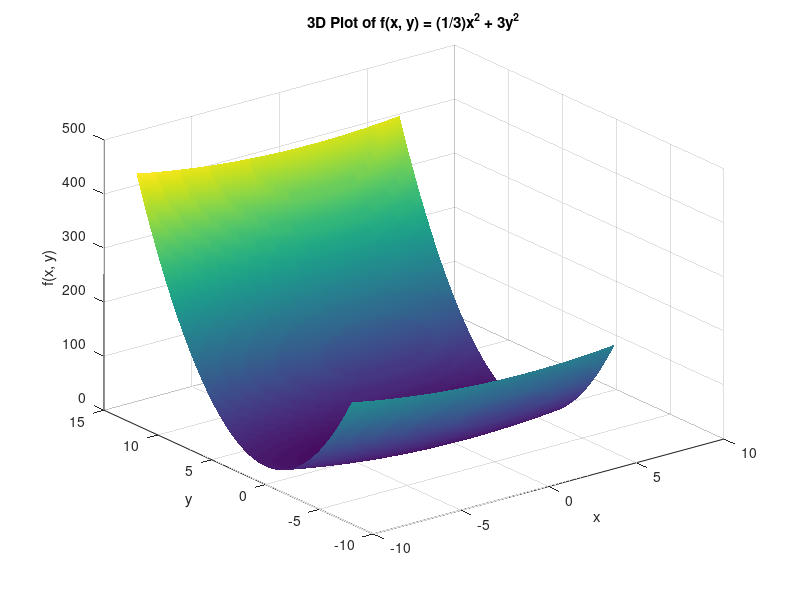

Write the MATLAB code that produced this figure. (Note: this script raises an error after producing the figure.)
f = @(x, y) (1/3)*x.^2 + 3*y.^2;
grad_f = @(x, y) [(2*x)/3; ...
                  6*y];


function [proj] = projection(a, b, x)
    if x<=a
        proj = a; % lower bound 
    elseif x>=b
        proj = b; % upper bound
    else
        proj = x; % no need for projection
    end
end

function [x_vals, y_vals, f_values] = gradient_descent_projection(f, grad_f, x0, max_iter, epsilon, gamma, s)

    x = x0;
    x_vals = x(1, 1);
    y_vals = x(1,2);
    f_values = [f(x(1), x(2))];
    


    for k = 1:max_iter

        % Υπολογισμός της κλίσης
        grad = grad_f(x(1), x(2));  
        
        if norm(grad) < epsilon      
            fprintf("Exit because of norm");
            break;
        end
        
        
        

        % Προβολή στο εφικτό σύνολο
        x_valid = [projection(-10, 5, x(1)-s*grad(1)), projection(-8, 12, x(2)-s*grad(2))];
        
       

        % Ενημέρωση σημείου
        x = x + gamma * (x_valid - x);

        x_vals = [x_vals, x(1)];
        y_vals = [y_vals, x(2)];
        f_values = [f_values, f(x(1), x(2))];

        
        fprintf('Point [%d %d]\n', x(1), x(2));
        fprintf('Funtion value %d\n', f(x(1), x(2)));
        fprintf('Grad norm %d\n', norm(grad));
        fprintf('\n');
        
    
    end

end



x0 = {[5,-5], [-5, 10], [8, -10]};
disp(x0);
disp(x0(1))
%%
tol = 0.01;
max_iter = 1500;
s = 15;
gamma_values = [0.5, 0.1, 0.2];
s_values = [5, 10/6, 0.1];


for i = 1:length(gamma_values)
    [x_vals, y_vals, f_values] = gradient_descent_projection(f, grad_f, x0{i}, max_iter, tol, gamma_values(i), s_values(i));
    results{i} = struct('x_vals', x_vals, 'y_vals', y_vals, 'f_values', f_values);
end

close all

for i = 1:length(gamma_values)

% Define the range for x and y
x = linspace(-10, 5, 100); % Range for x
y = linspace(-8, 12, 100); % Range for y

% Create a grid for x and y
[X, Y] = meshgrid(x, y);

% Evaluate the function on the grid
Z = f(X, Y);

% Plot the surface
figure;
surf(X, Y, Z);

% Customize the plot
xlabel('x');
ylabel('y');
zlabel('f(x, y)');
title('3D Plot of f(x, y) = (1/3)x^2 + 3y^2');
shading interp; % Smooth shading
colormap parula;
grid on;
hold on;
%%

% Plot each method's trajectory with the specified colors and DisplayName
h1 = plot3(results{i}.x_vals, results{i}.y_vals, results{i}.f_values, '-o', 'LineWidth', 1.5, 'Color', [1, 0, 0]); 


% Add labels and title
title('Trajectories for gamma ' + string(gamma_values(i)) + ' and s ' + string(s_values(i)) );
xlabel('x');
ylabel('y');
zlabel('f(x, y)');
grid on;
view(3);  % Set 3D view
axis tight;  % Adjust axis limits for better visualization
hold off;

% % Add legend to identify methods (exclude the function plot from the legend)
% legend([h1, h2, h3], 'Location', 'northeast', 'FontSize', 12);


figure;
plot(1:length(results{i}.f_values-1), results{i}.f_values, '-o', 'LineWidth', 1.5);
xlabel('Iteration Number');
ylabel('f(x,y)');
title('f values vs Iteration Number for fixed step');
grid on;

end